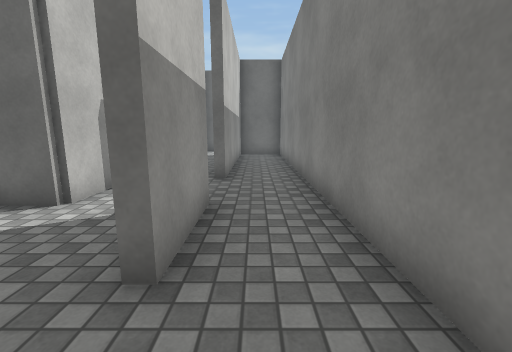
view 1 (above)

24 first-person views from a walk through a Unity game level. The camera is 1.3 m above the floor, tilts 10° down and sees 90° across. The floor is counted in squares, 1 m on a side. Each view is taken from the middle of a square. On the plan, view 1 faces up. The plan holds only what a view shows up to about 13 squares ahead; the rest is blank. The place goes on beyond the plan. The player is left out. Surface patterns are stand-ins for the level's own textures.

view 2
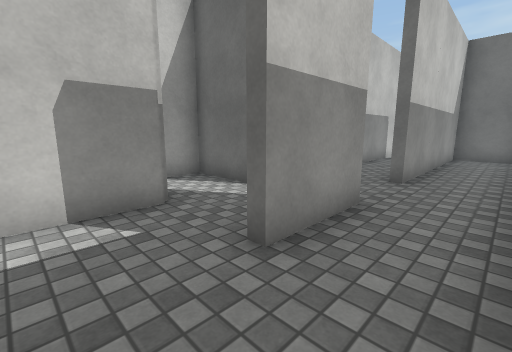

view 3
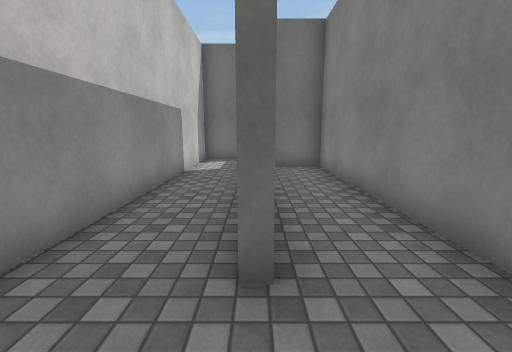

view 4
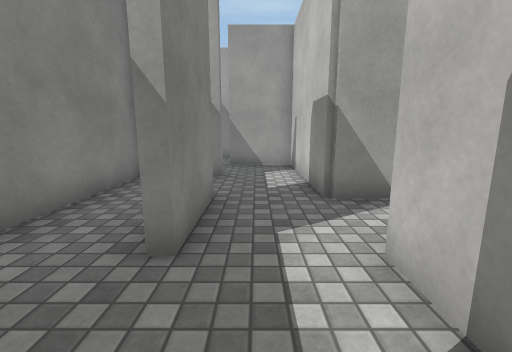

view 5
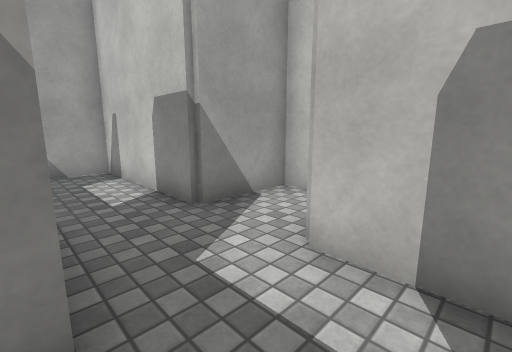

view 6
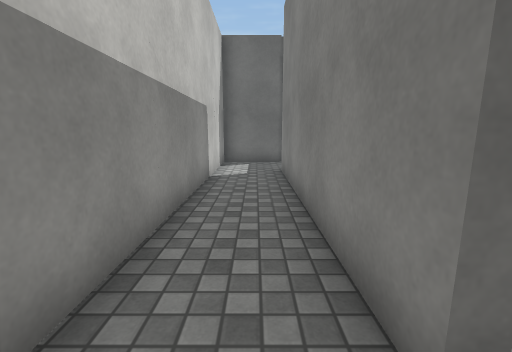

view 7
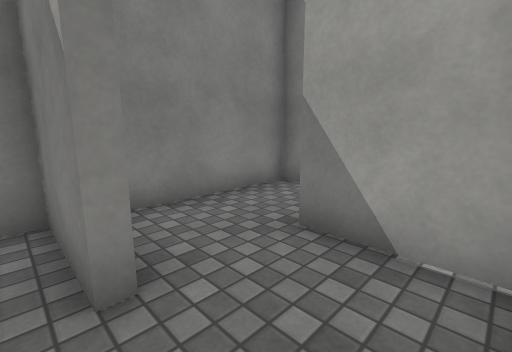

view 8
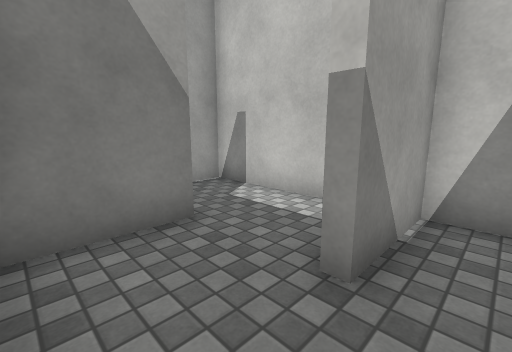

view 9
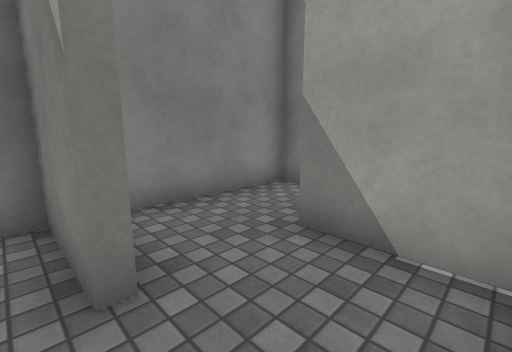

view 10
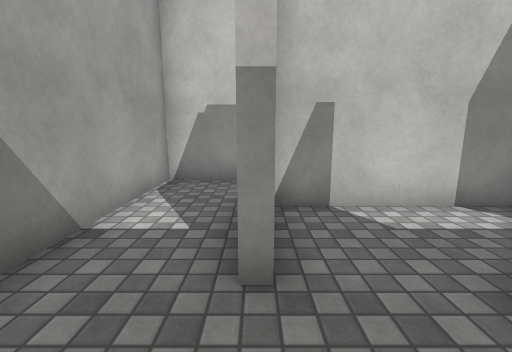

view 11
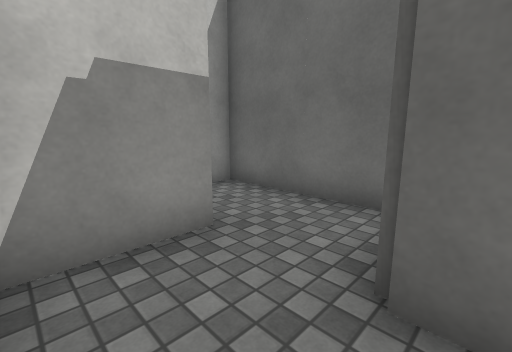

view 12
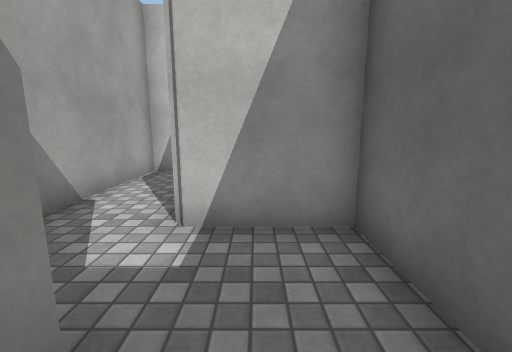

view 13
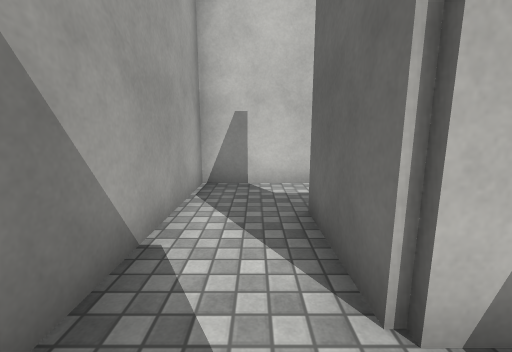

view 14
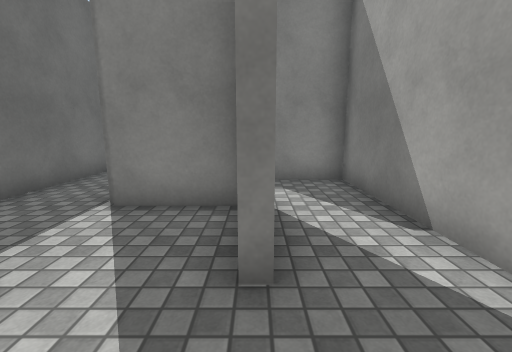

view 15
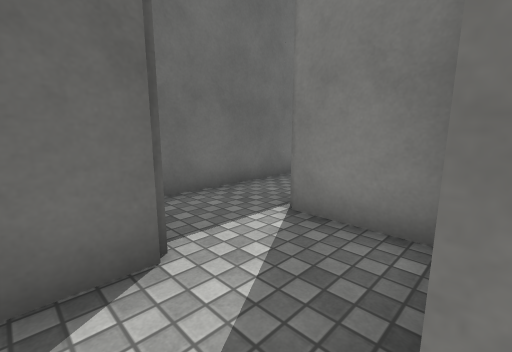

view 16
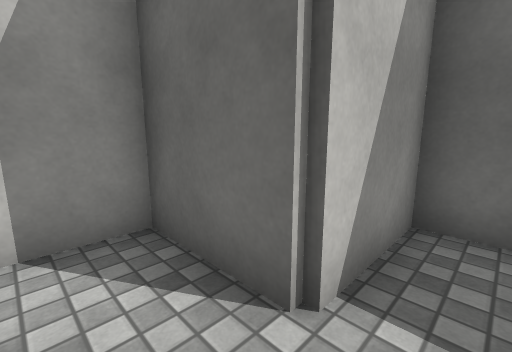

view 17
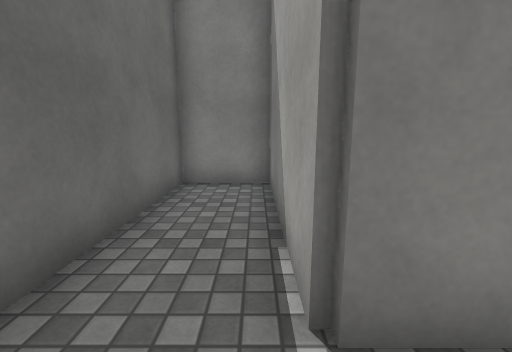

view 18
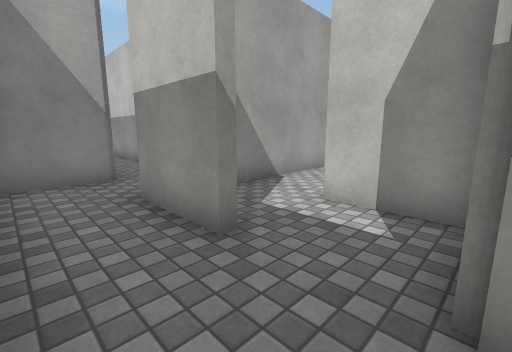

view 19
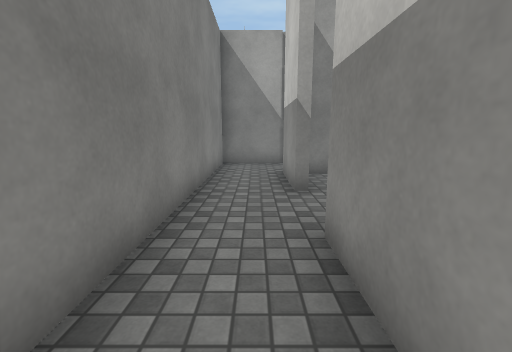

view 20
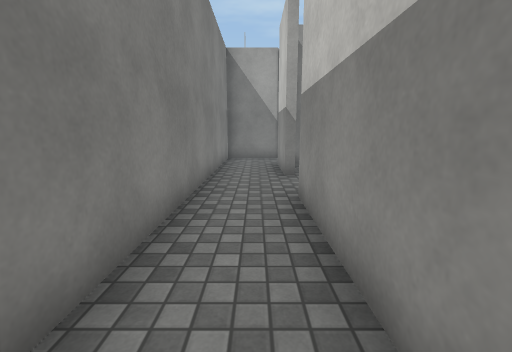

view 21
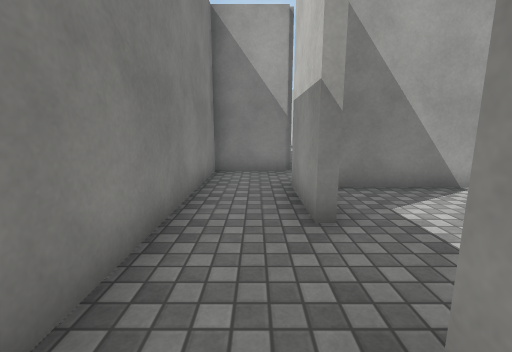

view 22
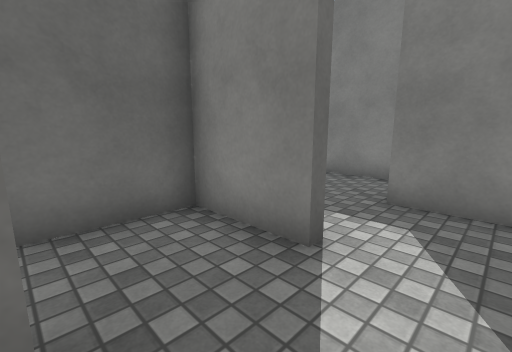

view 23
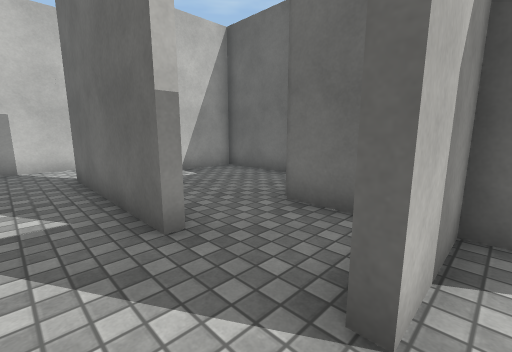

view 24
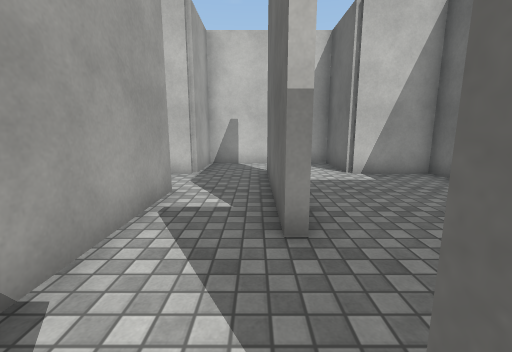

### Floor plan
Ten units are one square. View 1 is at (0, 0); x grows to the right and y downward. Boxes are objects, and circles mark ways between rooms. Rooms are numbered by the first view taken in them; rooms with no view inside come last. Other rooms are left out.
<svg viewBox="-138 -269 156 377">
<path fill="none" stroke="#000" d="M-9 -45 -9 -20 -11 -20M-33 -22 -33 29 -9 29M-11 8 -11 4 13 4 13 -144 -9 -144 -9 -70M13 26 13 14M-9 -70 -11 -70 -11 -147M-9 -168 -33 -168 -33 -44M-11 -45 -9 -45M-11 58 -11 53 13 53 13 26M-9 29 -9 32M-33 35 -33 79 -9 79M13 76 13 64M-29 81 -38 81M-9 79 -9 82M8 103 13 103 13 76M-58 80 -58 103 -12 103M-44 56 -56 56M-84 103 -62 103 -62 85M-56 56 -83 56 -83 81M-108 56 -133 56 -133 103 -84 103M-86 78 -86 53M-83 81 -110 81 -110 78M-86 53 -36 53 -36 32 -108 32 -108 56M-9 -195 -9 -168M-9 -264 -9 -218M-11 -147 13 -147 13 -259M-85 -172 -55 -172M-59 -195 -109 -195M-79 -244 -108 -244 -108 -218 -133 -218 -133 -172 -108 -172M-29 -218 -33 -218 -33 -195M-11 -179 -11 -195 -9 -195M-35 -172 -15 -172M-33 -44 -58 -44 -58 -22 -33 -22M-11 -20 -11 -45M-58 -198 -58 -192M-33 -195 -36 -195 -36 -218 -62 -218M-55 -172 -35 -172"/>
<circle cx="-10" cy="-55" r="3" fill="#2a7"/>
<circle cx="5" cy="30" r="3" fill="#2a7"/>
<circle cx="-25" cy="-20" r="3" fill="#2a7"/>
<circle cx="-10" cy="-155" r="3" fill="#2a7"/>
<circle cx="-25" cy="-40" r="3" fill="#2a7"/>
<circle cx="5" cy="80" r="3" fill="#2a7"/>
<circle cx="-60" cy="75" r="3" fill="#2a7"/>
<circle cx="-95" cy="95" r="3" fill="#2a7"/>
<circle cx="-100" cy="60" r="3" fill="#2a7"/>
<circle cx="-10" cy="-205" r="3" fill="#2a7"/>
<circle cx="-60" cy="-180" r="3" fill="#2a7"/>
<circle cx="-60" cy="-205" r="3" fill="#2a7"/>
<circle cx="-40" cy="-185" r="3" fill="#2a7"/>
<text x="0" y="-40">1</text>
<text x="-20" y="-110">2</text>
<text x="-10" y="50">3</text>
<text x="-20" y="90">4</text>
<text x="-70" y="80">5</text>
<text x="-110" y="80">6</text>
<text x="-80" y="40">7</text>
<text x="0" y="-210">8</text>
<text x="-90" y="-200">9</text>
<text x="-20" y="-200">10</text>
<text x="-30" y="-30">11</text>
<text x="-50" y="-190">12</text>
</svg>
Room 1 opens to room 2. Room 1 opens to room 3. Room 1 opens to room 11. Room 2 opens to room 8. Room 2 opens to room 11. Room 3 opens to room 4. Room 4 opens to room 5. Room 5 opens to room 6. Room 6 opens to room 7. Room 8 opens to room 10. Room 9 opens to room 12. Room 10 opens to room 12.

Where each view was taken, in squares from view 1:
view 1: 0 up, 0 right, facing up
view 2: 0 up, 1 right, facing up-left
view 3: 5 up, 1 left, facing up
view 4: 7 up, 2 left, facing down
view 5: 6 up, 1 left, facing down-left
view 6: 6 up, 2 left, facing up
view 7: 0 up, 3 left, facing down-right
view 8: 2 down, 1 right, facing down-left
view 9: 5 down, 3 left, facing down-right
view 10: 8 down, 1 right, facing left
view 11: 10 down, 3 left, facing up-left
view 12: 7 down, 5 left, facing left
view 13: 9 down, 7 left, facing left
view 14: 8 down, 13 left, facing right
view 15: 8 down, 12 left, facing up-right
view 16: 7 down, 10 left, facing up-left
view 17: 5 down, 10 left, facing right
view 18: 22 up, 1 right, facing down-left
view 19: 25 up, 0 right, facing down
view 20: 27 up, 0 right, facing down
view 21: 23 up, 0 right, facing down
view 22: 18 up, 6 left, facing up-right
view 23: 18 up, 3 left, facing up-left
view 24: 19 up, 3 left, facing left
